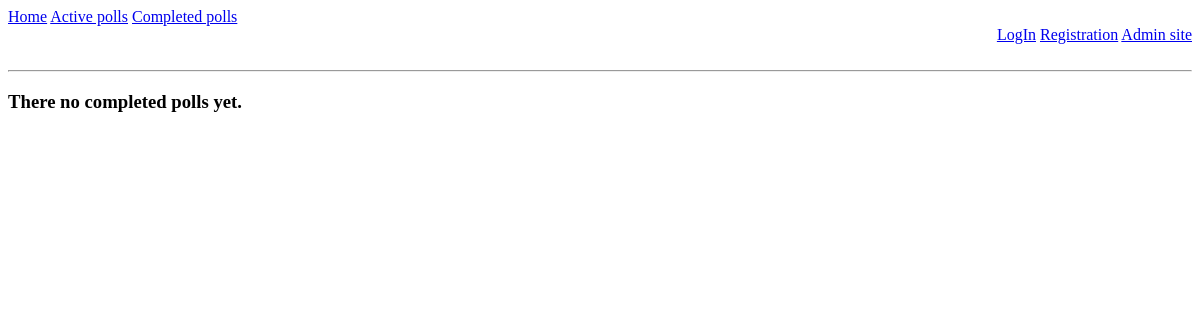
/polls/completed/, run on an earlier commit of the app's database.
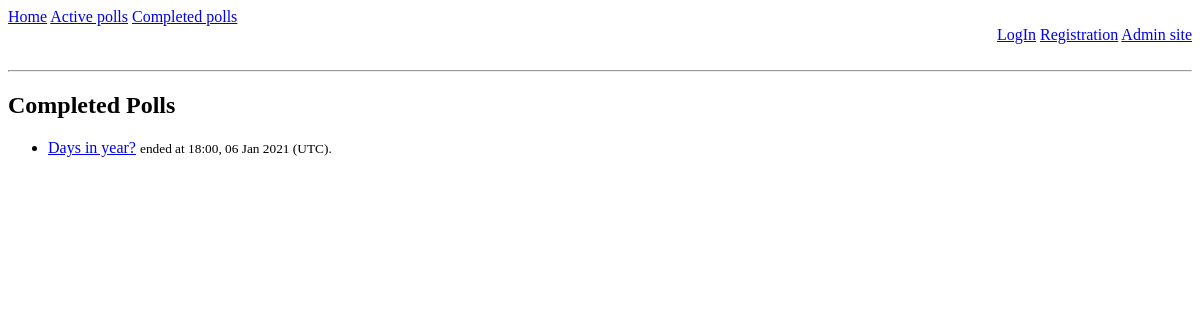
And on a later commit of the database.
### polls_app/models.py (models this page shows, shortened)
class Poll(models.Model):
    title = models.CharField(max_length=150)
    question_text = models.TextField()
    date_added = models.DateTimeField(auto_now_add=True, verbose_name="Poll's start date")
    date_ended = models.DateTimeField(verbose_name="Poll's end date")
    answer_type = models.CharField(max_length=150, choices=CHOICE_TYPES, default='one choice')
    passed_users = models.ManyToManyField(User, null=True, blank=True)

### polls_app/views.py (the view)
# urls.py: path('polls/completed/', views.completed, name='completed'),
def completed(request):
    polls = Poll.objects.filter(date_ended__lte=timezone.now())
    return render(request, 'polls_app/completed.html', {'polls': polls})

### polls_app/templates/polls_app/completed.html (shortened to what this page needs)
{% extends "polls_app/base.html" %}
{% block content %}
    {% if not polls %}
        <h3>There no completed polls yet.</h3>
    {% else %}
        <h2>Completed Polls</h2>
        <ul>
        {% for poll in polls %}
            <li><a href="{% url 'polls_app:results' poll.id %}">{{ poll.title }}</a>
                <small>ended at {{ poll.date_ended|date:'H:i, d M Y' }} (UTC).</small></li>
        {% endfor %}
        </ul>
    {% endif %}
{% endblock content %}

What changed in the data, as far as the page shows it:
added Poll: title "Days in year?", date_ended "18:00, 06 Jan 2021"
Also different on the page:
text no longer shown: "There no completed polls yet."
text now shown: "Completed Polls"
